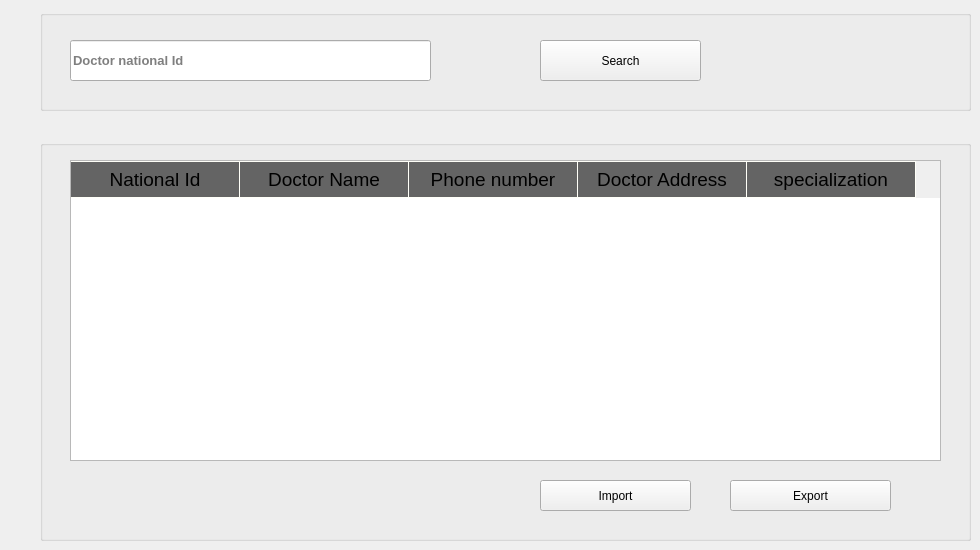
      <widget class="QWidget" name="tab_7">
       <attribute name="title">
        <string>All Doctors</string>
       </attribute>
       <widget class="QGroupBox" name="groupBox_8">
        <property name="geometry">
         <rect>
          <x>40</x>
          <y>10</y>
          <width>931</width>
          <height>101</height>
         </rect>
        </property>
        <property name="font">
         <font>
          <family>Segoe UI</family>
         </font>
        </property>
        <property name="title">
         <string/>
        </property>
        <widget class="QLineEdit" name="lineEdit_4">
         <property name="geometry">
          <rect>
           <x>30</x>
           <y>30</y>
           <width>361</width>
           <height>41</height>
          </rect>
         </property>
         <property name="font">
          <font>
           <pointsize>10</pointsize>
           <weight>75</weight>
           <bold>true</bold>
          </font>
         </property>
         <property name="placeholderText">
          <string>Doctor national Id</string>
         </property>
        </widget>
        <widget class="QPushButton" name="pushButton_15">
         <property name="geometry">
          <rect>
           <x>500</x>
           <y>30</y>
           <width>161</width>
           <height>41</height>
          </rect>
         </property>
         <property name="styleSheet">
          <string notr="true"/>
         </property>
         <property name="text">
          <string>Search</string>
         </property>
        </widget>
       </widget>
       <widget class="QGroupBox" name="groupBox_9">
        <property name="geometry">
         <rect>
          <x>40</x>
          <y>140</y>
          <width>931</width>
          <height>401</height>
         </rect>
        </property>
        <property name="title">
         <string/>
        </property>
        <widget class="QTableWidget" name="tableWidget_4">
         <property name="geometry">
          <rect>
           <x>30</x>
           <y>20</y>
           <width>871</width>
           <height>301</height>
          </rect>
         </property>
         <property name="styleSheet">
          <string notr="true">QHeaderView::section {
    background-color: #646464;
    padding: 4px;
    font-size: 14pt;
    border-style: none;
    border-bottom: 1px solid #fffff8;
    border-right: 1px solid #fffff8;
}

QHeaderView::section:horizontal
{
    border-top: 1px solid #fffff8;
}

QHeaderView::section:vertical
{
    border-left: 1px solid #fffff8;
}</string>
         </property>
         <property name="rowCount">
          <number>0</number>
         </property>
         <attribute name="horizontalHeaderDefaultSectionSize">
          <number>169</number>
         </attribute>
         <column>
          <property name="text">
           <string>National Id</string>
          </property>
         </column>
         <column>
          <property name="text">
           <string>Doctor Name</string>
          </property>
         </column>
         <column>
          <property name="text">
           <string>Phone number</string>
          </property>
         </column>
         <column>
          <property name="text">
           <string>Doctor Address</string>
          </property>
         </column>
         <column>
          <property name="text">
           <string>specialization</string>
          </property>
         </column>
        </widget>
        <widget class="QPushButton" name="pushButton_17">
         <property name="geometry">
          <rect>
           <x>500</x>
           <y>340</y>
           <width>151</width>
           <height>31</height>
          </rect>
         </property>
         <property name="text">
          <string>Import</string>
         </property>
        </widget>
        <widget class="QPushButton" name="pushButton_18">
         <property name="geometry">
          <rect>
           <x>690</x>
           <y>340</y>
           <width>161</width>
           <height>31</height>
          </rect>
         </property>
         <property name="text">
          <string>Export</string>
         </property>
        </widget>
       </widget>
      </widget>
